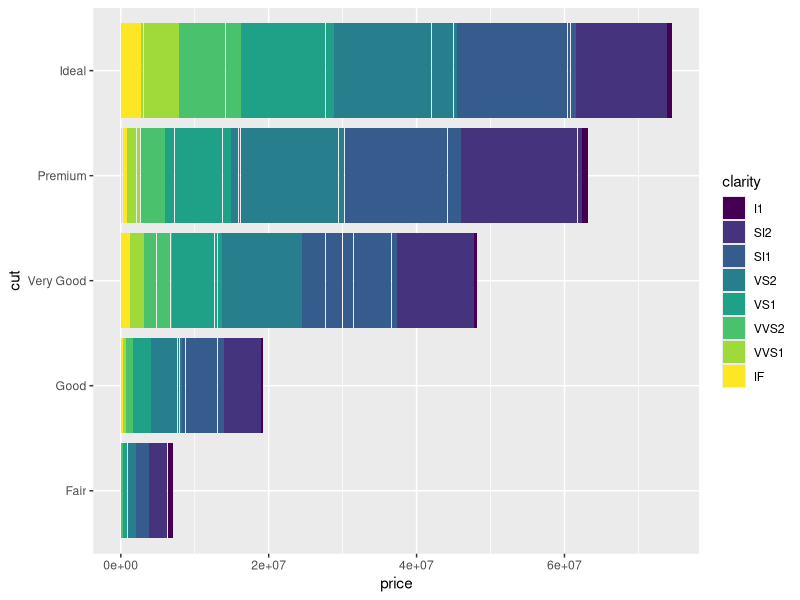

Generate this figure with R: (Note: this script raises an error after producing the figure.)
# Exercise 2: advanced ggplot2 practice

# Install and load the `ggplot2` package
#install.packages('ggplot2')
library("ggplot2")

# For this exercise you will again be working with the `diamonds` data set.
# Use `?diamonds` to review details about this data set
?diamonds

## Position Adjustments

# Draw a column (bar) chart of diamonds cuts by price, with each bar filled by 
# clarity. You should see a _stacked_ bar chart.
ggplot(data = diamonds) + 
  geom_col(mapping = aes(x = price, y = cut, fill = clarity))
       
# Draw the same chart again, but with each element positioned to "fill" the y axis


# Draw the same chart again, but with each element positioned to "dodge" each other


# Draw a plot with point geometry with the x-position mapped to `cut` and the 
# y-position mapped to `clarity`
# This creates a "grid" grouping the points


# Use the "jitter" position adjustment to keep the points from all overlapping!
# (This works a little better with a sample of diamond data, such as from the 
# previous exercise).



## Scales

# Draw a "boxplot" (with `geom_boxplot`) for the diamond's price (y) by color (x)
ggplot(data = diamonds_sample) +
  geom_boxplot(mapping = aes(x = color, y = price))

# This has a lot of outliers, making it harder to read. To fix this, draw the 
# same plot but with a _logarithmic_ scale for the y axis.
ggplot(data = diamonds_sample) +
  geom_boxplot(mapping = aes(x = color, y = price)) +
  scale_y_log10()

# For another version, draw the same plot but with `violin` geometry instead of 
# `boxplot` geometry!
# How does the logarithmic scale change the data presentation?
ggplot(data = diamonds_sample) +
  geom_violin(mapping = aes(x = color, y = price)) +
  scale_y_log10()


# Another interesting plot: draw a plot of the diamonds price (y) by carat (x), 
# using a heatmap of 2d bins (geom_bin2d)
# What happens when you make the x and y channels scale logarithmically?
ggplot(data = diamonds_sample) +
  geom_bin2d(mapping = aes(x = carat, y = price)) +
  scale_x_log10() +
  scale_y_log10()

# Draw a scatter plot for the diamonds price (y) by carat (x). Color each point
# by the clarity (Remember, this will take a while. Use a sample of the diamonds 
# for faster results)
ggplot(data = diamonds_sample) +
  geom_point(mapping = aes(x = carat, y = price, color = clarity)) +
  scale_color_brewer(palette = "Purples", direction = -1)

# Change the color of the previous plot using a ColorBrewer scale of your choice. 
# What looks nice?



## Coordinate Systems

# Draw a bar chart with x-position and fill color BOTH mapped to cut
# For best results, SET the `width` of the geometry to be 1 (fill plot, no space
# between)
# TIP: You can save the plot to a variable for easier modifications


# Draw the same chart, but with the coordinate system flipped


# Draw the same chart, but in a polar coordinate system. It's a Coxcomb chart!



## Facets

# Take the scatter plot of price by carat data (colored by clarity) and add 
# _facets_ based on the diamond's `color`
ggplot(data = diamonds) +
  geom_point(mapping = aes(x = carat, y = price, color = color)) +
  facet_wrap(~clarity)


## Saving Plots

# Use the `ggsave()` function to save the current (recent) plot to disk.
# Name the output file "my-plot.png".
# Make sure you've set the working directory!!

